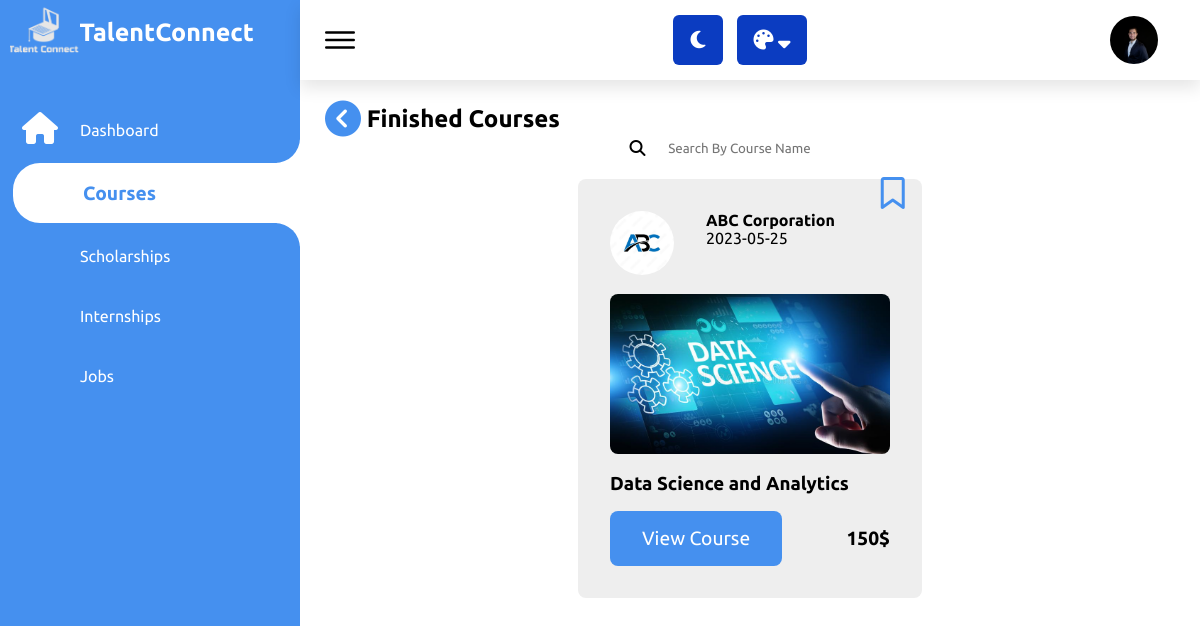
The page /individual/finishedCourses.php (signed in) on the database its author committed.
### tables this page shows
CREATE TABLE `individuals` (
  `individual_ID` int(11) NOT NULL,
  `individual_Name` varchar(50) NOT NULL,
  `individual_Password` varchar(50) NOT NULL,
  `individual_Email` varchar(50) NOT NULL,
  `individual_PhoneNumber` int(50) NOT NULL,
  `individual_Major` varchar(50) NOT NULL,
  `Is_Graduated` tinyint(1) NOT NULL,
  `individual_Country` varchar(50) NOT NULL,
  `individual_photo` text NOT NULL,
  `individual_Status` varchar(10) NOT NULL,
  `individual_JoinDate` date NOT NULL DEFAULT current_timestamp(),
  `individual_Linkedin` varchar(255) NOT NULL,
  `individual_About` text NOT NULL
);

CREATE TABLE `course_progress` (
  `course_progress_ID` int(11) NOT NULL,
  `individual_ID` int(11) NOT NULL,
  `course_ID` int(11) NOT NULL,
  `last_watched_video` int(11) NOT NULL,
  `course_Status` varchar(20) NOT NULL,
  `progress_date` date NOT NULL DEFAULT current_timestamp()
);

CREATE TABLE `company` (
  `company_id` int(50) NOT NULL,
  `company_Name` varchar(100) NOT NULL,
  `company_Email` varchar(50) NOT NULL,
  `company_Password` varchar(50) NOT NULL,
  `company_PhoneNumber` int(50) NOT NULL,
  `company_Country` varchar(50) NOT NULL,
  `company_City` int(11) NOT NULL,
  `company_Status` varchar(10) NOT NULL,
  `company_Logo` text NOT NULL,
  `company_Website` varchar(255) NOT NULL,
  `company_Location` varchar(255) NOT NULL,
  `company_Linkedin` varchar(255) NOT NULL,
  `company_Twitter` varchar(50) NOT NULL,
  `company_Facebook` varchar(50) NOT NULL,
  `company_Instagram` varchar(50) NOT NULL,
  `company_About` text NOT NULL
);

CREATE TABLE `courses` (
  `course_ID` int(11) NOT NULL,
  `course_Name` varchar(50) NOT NULL,
  `course_Description` text NOT NULL,
  `course_Creator` varchar(50) NOT NULL,
  `course_Category` varchar(50) NOT NULL,
  `course_Picture` text NOT NULL,
  `course_overall_Video` text NOT NULL,
  `course_Fees` int(11) NOT NULL,
  `course_Status` varchar(10) NOT NULL,
  `course_Launch_Date` date NOT NULL DEFAULT current_timestamp()
);

### individual/finishedCourses.php (the view, shortened to what this page needs)
<?php
  include "structural_IndividualPage.php";
?>
<section class="courses">
    <h1 class="heading">
        <a href="courses.php">
            <i class="fa fa-light fa-circle-chevron-left fa-xl" style="color: var(--nav-main);"></i>
        </a>
        Finished Courses
    </h1>
    <div style="    display: flex;     flex-direction: row;     width: 50%;     margin: 0 25%;     border-radius: 20px;     flex-wrap: nowrap;     justify-content: center;     align-items: center;">
        <i class="fa fa-solid fa-magnifying-glass"></i>
        <input type="text" name="" id="search-item" placeholder="Search By Course Name" onkeyup="pendingCompanySearch()" style="width: 50%;     height: 30px;     margin-left: 3%;     border: none;     border-radius: 20px;">
    </div>
        <div class="box-container">
        <?php
            $sql="SELECT * FROM course_progress
            LEFT JOIN courses ON course_progress.course_ID = courses.course_ID
            WHERE course_progress.course_Status = 'done' AND course_progress.individual_ID=$individual_ID";
            $select_courses = mysqli_query($conn, $sql);
            while($fetch_course = mysqli_fetch_assoc($select_courses)){
                    $course_id = $fetch_course['course_ID'];
                    $course_Creator = $fetch_course['course_Creator'];
                    $select_company = mysqli_query($conn,"SELECT * FROM company WHERE company_Name = '$course_Creator'");
                    if ($select_company) {
                        $fetch_company = mysqli_fetch_assoc($select_company);
                    } else {
                        echo "Error: " . mysqli_error($conn);
                    }
                    $select_university = mysqli_query($conn,"SELECT * FROM universities WHERE university_Name = '$course_Creator'");
                    if ($select_university) {
                        $fetch_university = mysqli_fetch_assoc($select_university);
                    } else {
                        echo "Error: " . mysqli_error($conn);
                    }
                ?>
                    <div class="box" id="box">
                        <div class="course_Creator">
                            <?php if ($fetch_company && $fetch_company['company_Logo']) {
                                ?>
                                    <a href="../viewCompanyProfile.php?company_id=<?= $fetch_company['company_id']; ?>" class="row" style="text-decoration: none;" target="_blank">
                                    <img src="../images/companies_universities_images/<?= $fetch_company['company_Logo']; ?>" alt="">
                            <?php }else {
                                ?>
                                    <a href="../viewUniversityProfile.php?university_id=<?= $fetch_university['university_ID']; ?>" class="row" style="text-decoration: none;" target="_blank">
                                    <img src="../images/companies_universities_images/<?= $fetch_university['university_Logo']; ?>" alt="">
                            <?php
                                }
                            ?>
                                    </a>
                            <div>
                                <h4><?= $fetch_course['course_Creator'] ?></h4>
                                <span><?= $fetch_course['course_Launch_Date']; ?></span>
                            </div>
                        </div>
                        <img src="../images/courses/<?= $fetch_course['course_Picture']; ?>" class="coursePhoto" alt="">
                        <h3 class="title"><?= $fetch_course['course_Name']; ?></h3>
                        <div style="     display: flex;     align-items: center;     justify-content: space-between;     flex-direction: row; margin-top: 1rem; ">
                            <a href="viewCourse.php?course_id=<?= $course_id; ?> " class="viewCourseBtn">view Course</a>
                            <h4 style="font-size: larger;">
                                <?= $fetch_course['course_Fees']; ?>$</h4>
                        </div>
                        <?php
                        $bookmarkSql = "SELECT * FROM bookmarks WHERE user_ID = $individual_ID AND user_role = 'individual' AND course_ID = " . $course_id ;
                        $bookmarkResult = mysqli_query($conn, $bookmarkSql);
                        $bookmarkCount=mysqli_num_rows($bookmarkResult);
                        if(!$bookmarkCount>0){
                            echo'
                                <a  class="addBookmark" href="../addRemoveBookmark.php?course_id='. $course_id .'&user_ID='. $individual_ID .'&user_role=individual&status=add" target="_black">
                                    <i class="fa-regular fa-bookmark fa-2xl" ></i>
                                </a>
                                <a class="removeBookmark hide" href="../addRemoveBookmark.php?course_id='. $course_id .'&user_ID='. $individual_ID .'&user_role=individual&status=remove" target="_black">
                                    <i class="fas fa-bookmark fa-2xl" ></i>
                                </a>
                            ';
                        }
                        echo'</div>';
                    }
                    ?>
            </div>
        </section>
        <link rel="stylesheet" href="../css/all_icon.css">
            </div>
        </body>
        </html>

### individual/structural_IndividualPage.php (shortened to what this page needs)
<?php
include "../connection.php";
if(!isset($_SESSION['individual_ID'])){
    header('location:../userRegistration.php');
    exit();
}
else{
    $individual_ID = $_SESSION['individual_ID'];
    }
?>
<!DOCTYPE html>
<html lang="en">
    <head>
        <link rel="stylesheet" href="assets/css/style.css">
        <link rel="stylesheet" href="assets/css/empty.css">
        <link rel="stylesheet" href="assets/css/profile.css">
        <link rel="stylesheet" href="assets/css/dark.css">
        <link rel="stylesheet" href="assets/css/alert.css">
        <link rel="stylesheet" href="assets/css/customers.css">
        <link rel="stylesheet" href="assets/css/navbar.css">
        <link rel="stylesheet" href="assets/css/commonStyle.css">
        <link rel="stylesheet" href="https://site-assets.fontawesome.com/releases/v6.4.0/css/all.css">
    </head>
<link rel="stylesheet" href="../css/scrolbtn.css">
    <body>
        <div class="container">
            <div class="navigation">
                <ul>
                    <li>
                        <a href="home.html" >
                            <span class="title" style="font-weight:600 ; font-size:25px; display: flex;     padding-top: 2px;     margin-left: -13px;">
                                <img src="assets/imgs/talentConnectLOGO.png" style="height: 100%; filter: invert(0.9);" alt="">
                                TalentConnect
                            </span>
                        </a>
                    </li>
                    <li>
                        <a href="home.php" id="Dashboard-LeftBar">
                            <span class="icon">
                                <i class="fa-solid fa-house fa-2xl"></i>
                            </span>
                            <span class="title">Dashboard</span>
                        </a>
                    </li>
                    <li>
                        <a href="courses.php" id="Courses-LeftBar">
                            <span class="icon">
                            </span>
                            <span class="title">Courses</span>
                        </a>
                    </li>
                    <li>
                        <a href="scholarships.php" id="Scholarship-LeftBar">
                            <span class="icon">
                            </span>
                            <span class="title">Scholarships</span>
                        </a>
                    </li>
                    <li>
                        <a href="delivery.php" id="InternshipManagement-LeftBar">
                            <span class="icon">
                            </span>
                            <span class="title">Internships</span>
                        </a>
                    </li>
                    <li>
                        <a href="jobs.php" id="Job-LeftBar">
                            <span class="icon">
                            </span>
                            <span class="title">Jobs</span>
                        </a>
                    </li>
                </ul>
            </div>
            <div class="main">
                <div class="topbar" style="box-shadow:0 .5rem 1rem rgba(0,0,0,.1); height:5rem;">
                    <div class="toggle">
                        <ion-icon name="menu-outline"></ion-icon>
                    </div>
                    <div class="appearance">
                        <div class="light-dark">
                            <i class="btn fas fa-moon" data-color="#e4e6eb #e4e6eb #24292D #24292D #242526"></i>
                        </div>
                        <div class="color-icon">
                            <div class="icons">
                                <i class="fas fa-palette"></i>
                                <i class="fas fa-sort-down arrow"></i>
                            </div>
                        </div>
                    </div>
                    <?php
                                $select_profile = mysqli_query($conn, "SELECT individual_Name, individual_photo FROM `individuals` WHERE  individual_ID = '$individual_ID'");
                                $fetch_profile = mysqli_fetch_assoc($select_profile);
                            ?>
                    <div class="user" style="border-radius:50%; margin-right:2rem; width:3rem; height:3rem; ">
                    <?php
                        if(empty($fetch_profile['individual_photo'])){
                            ?>
                            <ion-icon name="person-outline" id="user-btn" style=" margin:.5rem; font-size:40px; font-weight:500;margin-left:.3rem;margin-right:5rem;  border-radius:50%;"></ion-icon>
                    <?php
                        }else{
                            ?>
                            <img id="user-btn" src="../images/individuals_images/<?= $fetch_profile['individual_photo']; ?>" alt="<?= $fetch_profile['individual_Name']; ?>" srcset="">
                    <?php
                        }
                    ?>
                    </div>
                </div>

### individual/assets/css/style.css (style rules this page uses)
* { font-family: "Ubuntu", sans-serif; margin: 0; padding: 0; box-sizing: border-box; text-decoration: none; }
:root { --white: #fff; --black: #24292d; --nav-main: #4590ef; --switchers-main: #303d61; --gray: #f5f5f5; --black2: #999; }
body { min-height: 100vh; overflow-x: hidden; }
.container { position: relative; width: 100%; }
.navigation { position: fixed; width: 300px; height: 100%; background: var(--nav-main); border-left: 10px solid var(--nav-main); transition: 0.5s; overflow: hidden; }
.navigation ul { position: absolute; top: 0; left: 0; width: 100%; }
.navigation ul li { position: relative; width: 100%; list-style: none; border-top-left-radius: 30px; border-bottom-left-radius: 30px; }
.navigation ul li:nth-child(1) { margin-bottom: 40px; pointer-events: none; }
.navigation ul li a { position: relative; display: block; width: 100%; display: flex; text-decoration: none; color: var(--white); }
.navigation ul li a .icon { position: relative; display: block; min-width: 60px; height: 60px; line-height: 56px; text-align: center; }
.navigation ul li a .title { position: relative; display: block; padding: 0 10px; height: 60px; line-height: 60px; text-align: start; white-space: nowrap; }
.navigation ul li a.actived::before, .navigation ul li a.actived::before { content: ""; position: absolute; right: 0; top: -50px; width: 50px; height: 50px; background-color: transparent; border-radius: 50%; box-shadow: 35px 35px 0 10px var(--white); pointer-events: none; }
.navigation ul li a.actived::after, .navigation ul li a.actived::after { content: ""; position: absolute; right: 0; bottom: -50px; width: 50px; height: 50px; background-color: transparent; border-radius: 50%; box-shadow: 35px -35px 0 10px var(--white); pointer-events: none; }
.navigation ul li a.actived { color: var(--nav-main); background-color: var(--white); }
.main { position: absolute; width: calc(100% - 300px); left: 300px; min-height: 100vh; background: var(--white); transition: 0.5s; }
.topbar { width: 100%; height: 60px; display: flex; justify-content: space-between; align-items: center; padding: 0 10px; box-shadow:0 .5rem 1rem rgba(0,0,0,.1); }
.toggle { position: relative; width: 60px; height: 60px; display: flex; justify-content: center; align-items: center; font-size: 2.5rem; cursor: pointer; }
.user { position: relative; width: 40px; height: 40px; border-radius: 50%; overflow: hidden; cursor: pointer; }
.user img { position: absolute; top: 0; left: 0; width: 100%; height: 100%; object-fit: cover; }

### individual/assets/css/empty.css (style rules this page uses)
* { font-family: "Ubuntu", sans-serif; margin: 0; padding: 0; box-sizing: border-box; text-decoration: none; }
:root { --white: #fff; --black: #24292d; --nav-main: #4590ef; --switchers-main: #0b3cc1; --gray: #f5f5f5; --black2: #999; }

### individual/assets/css/profile.css (style rules this page uses)
* { font-family: "Ubuntu", sans-serif; margin: 0; padding: 0; box-sizing: border-box; text-decoration: none; }
:root { --white: #fff; --black: #24292d; --nav-main: #4590ef; --switchers-main: #0b3cc1; --gray: #f5f5f5; --black2: #999; }

### individual/assets/css/dark.css (style rules this page uses)
:root { --white: #fff; --black: #24292d; --nav-main: #4590ef; --switchers-main: #0b3cc1; --gray: #f5f5f5; --black2: #999; }
.appearance { display: flex; align-items: center; }
.appearance .light-dark, .appearance .icons { height: 50px; width: 50px; border-radius: 6px; line-height: 50px; text-align: center; color: white; font-size: 20px; background: var(--switchers-main); cursor: pointer; }
.appearance .light-dark i, .appearance .icons i { opacity: 1; }
.appearance .light-dark i { height: 100%; width: 100%; }
.appearance .color-icon { position: relative; }
.appearance .icons { width: 70px; height: 50px; margin-left: 14px; }

### individual/assets/css/customers.css (style rules this page uses)
* { font-family: "Ubuntu", sans-serif; margin: 0; padding: 0; box-sizing: border-box; text-decoration: none; }
:root { --white: #fff; --black: #24292d; --nav-main: #4590ef; --switchers-main: #0b3cc1; --gray: #f5f5f5; --black2: #999; }

### rows shown on the page
individuals: individual_photo (picture)
course_progress: company.company_Logo (picture), course_ID.course_Creator "ABC Corporation", course_ID.course_Launch_Date "2023-05-25", course_ID.course_Picture (picture), course_ID.course_Name "Data Science and Analytics", course_ID.course_Fees "150"
